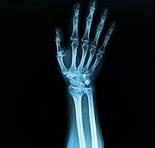
#> input picture coding/files/01_radiografia_mano_c.jpeg, 155 x 148 px
$ python 01_pso_global.py
#> lines starting #> are read from the running program, lines starting #| are printed output that depends on the picture
# PSO ENFOQUE GLOBAL PARA LA MEJORA DE IMAGENES CON LA FUNCION SIGMOIDE
import numpy as np
import random
from PIL import Image

# FUNCION PARA CALCULAR LA ENTROPIA DE UNA IMAGEN
def calcularEntropia(imagen):
    histograma, _ = np.histogram(imagen, bins=256, range=(0, 256), density=True)
    histograma = histograma[histograma > 0]  # Ignorar las probabilidades cero
    entropia = -np.sum(histograma * np.log2(histograma))
    return entropia

# FUNCION PARA APLICAR LA SIGMOIDE A LA IMAGEN
def aplicarSigmoide(imagenOriginal, alpha, delta):
    imagenGrises = imagenOriginal.convert("L")  # Convertir a escala de grises
    datos = np.asarray(imagenGrises) / 255.0    # Convertir la imagen a un array y normalizar de 0 a 1

    sigmoide = 1 / (1 + np.exp(-alpha * (delta -  datos)))  # Aplicar la funcion sigmoide
    imagen_transformada = np.uint8(sigmoide * 255) # Reescalar los pixeles de 0 a 255
    return imagen_transformada

# FUNCION OBJETIVO PARA CALCULAR LA ENTROPIA DE UNA IMAGEN SIGMOIDE
def calcularAptitud(imagenOriginal, variables):
    alpha = variables[0]  # Factor de contraste
    delta = variables[1]  # Punto medio de la curva
    imagenConSigmoide = aplicarSigmoide(imagenOriginal, alpha, delta) # Primero aplicar la funcion sigmoide a la imagen original
    aptitud = calcularEntropia(imagenConSigmoide) # Calcular la entropia de la imagen con sigmoide generada anteriormente
    return - aptitud # Se cambia el signo de la aptitud para que en lugar de minimizar se haga la maximizacion de la FO

#############################################################################################################################################################
# CARGAR LA IMAGEN ORIGINAL
ruta_imagen = "../files/01_radiografia_mano_c.jpeg"
imagenOriginal = Image.open(ruta_imagen)
#> imagenOriginal is the input picture: PIL image 155x148 RGB; mean R, G, B 16.2, 26.6, 32.2
print("La Entropia de la Imagen Original es:", round(calcularEntropia(imagenOriginal), 4))
#> in calcularEntropia, `histograma, _ = np.histogram(imagen, bins=256, range=(0, 256), density..`: histograma = 256 values, max 0.161 at index 2, min 0.000276 at index 253, mean 0.00391
#> in calcularEntropia, `entropia = -np.sum(histograma * np.log2(histograma))`: entropia = 4.76
#| La Entropia de la Imagen Original es: 4.7623

#############################################################################################################################################################
# PARAMETROS PARA LA FUNCION DEL ALGORITMO PSO GLOBAL
li = [0, 0]
ls = [10, 1]
w = 0.5
c1 = 2
c2 = 2
maxIteracion = 4
numParticulas = 150

#############################################################################################################################################################
# GENERAR CUMULO INICIAL
cumuloIncial = []
for i in range(numParticulas):
    arregloX = []  # Arreglo para guardar los valores de las variables
    arregloV = []  # Arreglo para guardar los valores de V
    for j in range(2):
        rand = random.random()
        x = round(li[j] + (rand) * (ls[j] - li[j]), 2)
        d = ls[j] - li[j]
        v = round(-d + 2 * rand * d, 2)
        arregloV.append(v)
        arregloX.append(x)
    cumuloIncial.append((arregloX, arregloV))

#############################################################################################################################################################
# EVALUACION EN FO
cumulo = []
for i in range(numParticulas):
    aptitud = round(calcularAptitud(imagenOriginal, cumuloIncial[i][0]), 2)
    x1 = cumuloIncial[i][0][0]
    x2 = cumuloIncial[i][0][1]
    v1 = cumuloIncial[i][1][0]
    v2 = cumuloIncial[i][1][1]
    cumulo.append(((x1, x2), (v1, v2), aptitud))
#> this loop made 150 passes
#> aptitud on passes 1 to 12: -1.79, -4.33, -3.75, -4.01, -2.98, -2.77, -2.92, -4.36, -1.04, -1.42, -2.87, -1.99
#> aptitud on pass 21: 0
#> pass 1, in aplicarSigmoide, `imagenGrises = imagenOriginal.convert("L")`:
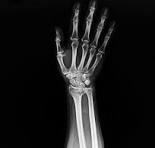
#> imagenGrises: PIL image 155x148 L; min 0, max 250, mean 24.1
#> pass 1, in aplicarSigmoide, `sigmoide = 1 / (1 + np.exp(-alpha * (delta -  datos)))`:
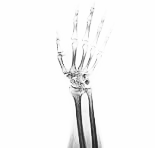
#> sigmoide: shape (148, 155) float64; min 0.135, max 0.998, mean 0.966
#> after the loop, cumulo = 150 items

#############################################################################################################################################################
# ASIGNAR POSICIONES VISITADAS A xpBEST
xpBEST = []
for i in range(numParticulas):
    xpBEST.append(cumuloIncial[i][0])

#############################################################################################################################################################
# CICLO PRINCIPAL DEL ALGORITMO PSO CON ENFOQUE GLOBAL
xgBEST = []
for iteracion in range(maxIteracion):
    aptitudes = [individuo[2] for individuo in cumulo]
    particulaMenorAptitud = aptitudes.index(max(aptitudes))
    minimaAptitud = cumulo[particulaMenorAptitud][2]
    print("La Generacion Actual es:", iteracion, ", Mejor valor actual:", cumulo[particulaMenorAptitud])
    #####################################################################################################################################################
    # DETERMINAR xgBEST
    aptitudes = [particula[2] for particula in cumulo]  # Obtener las aptitudes del cumulo
    particulaMenorAptitud = aptitudes.index(min(aptitudes))  # Obtener el indice del individuo con la menor aptitud
    xgBEST = cumulo[particulaMenorAptitud][0]

    #####################################################################################################################################################
    # ACTUALIZAR LA VELOCIDAD Y POSICION DE LAS PARTICULAS
    nuevoCumulo = []
    for i in range(numParticulas):
        nuevoArregloX = []  # Arreglo para guardar los nuevos valores de las variables
        nuevoArregloV = []  # Arreglo para guardar los nuevos valores de v
        for j in range(2):
            r1 = random.random()
            r2 = random.random()
            nuevaV = round(w * cumulo[i][1][j] + c1*r1*(xpBEST[i][j] - cumulo[i][0][j]) + c2*r2*(xgBEST[j] -  cumulo[i][0][j]), 2)
            nuevaX = round(cumulo[i][0][j] + nuevaV, 2)
            nuevoArregloX.append(nuevaX)
            nuevoArregloV.append(nuevaV)
        nuevoCumulo.append((nuevoArregloX, nuevoArregloV))

    #####################################################################################################################################################
    # RECTIFICAR LA VIOLACION DE RESTRICCIONES DE DOMINIO
    for i in range(numParticulas):
        for j in range(2):
            if nuevoCumulo[i][0][j] < li[j] or nuevoCumulo[i][0][j] > ls[j]:  # Si los nuevos valores no estan dentro de los limites
                rand = random.random()
                nuevoValor = round(li[j] + rand * (ls[j] - li[j]), 2)
                d = ls[j] - li[j]
                nuevaVelocidad = round(-d + 2 * rand * d, 2)
                nuevoCumulo[i][0][j] = nuevoValor
                nuevoCumulo[i][1][j] = nuevaVelocidad

    #####################################################################################################################################################
    # EVALUACION DE LAS NUEVAS POSICIONES DE LAS PARTICULAS
    cumuloFinal = []
    for i in range(numParticulas):
        aptitud = round(calcularAptitud(imagenOriginal, nuevoCumulo[i][0]), 2)  # Calcular la aptitud de la particula
        x1 = nuevoCumulo[i][0][0]
        x2 = nuevoCumulo[i][0][1]
        v1 = nuevoCumulo[i][1][0]
        v2 = nuevoCumulo[i][1][1]
        cumuloFinal.append(((x1, x2), (v1, v2), aptitud))  # Dar formato a la nueva particula

    #####################################################################################################################################################
    # ACTUALIZAR LAS MEJORES POSICIONES DE LAS PARTICULAS
    for i in range(numParticulas):
        if cumuloFinal[i][2] < cumulo[i][2]:  # Si el valor de la nueva aptitud es mejor que el que se tenia
            xpBEST[i] = cumuloFinal[i][0]
    # Actualiza el cumulo con el cumuloFinal
    cumulo = cumuloFinal
#> this loop made 4 passes
#> (minimaAptitud, xgBEST) on pass 1: (0, (6.18, 0.25))
#| La Generacion Actual es: 0 , Mejor valor actual: ((0.01, 0.49), (-9.98, -0.01), 0.0)
#| La Generacion Actual es: 1 , Mejor valor actual: ((0.03, 0.02), (-9.94, -0.3), -0.63)
#| La Generacion Actual es: 2 , Mejor valor actual: ((9.4, 0.94), (7.33, 0.87), -1.1)
#| La Generacion Actual es: 3 , Mejor valor actual: ((0.09, 0.39), (-9.56, 0.37), -1.05)
#> pass 1, in aplicarSigmoide (call 151), `sigmoide = 1 / (1 + np.exp(-alpha * (delta -  datos)))`:
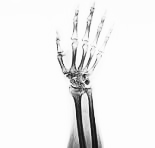
#> sigmoide: shape (148, 155) float64; min 0.0672, max 0.993, mean 0.941
#> pass 1, in aplicarSigmoide (call 152), `sigmoide = 1 / (1 + np.exp(-alpha * (delta -  datos)))`:
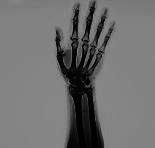
#> sigmoide: shape (148, 155) float64; min 0.00335, max 0.53, mean 0.439

#############################################################################################################################################################
# Mostrar el resultado final despues de todas las iteraciones
aptitudes = [particula[2] for particula in cumulo]
menorAptitud = aptitudes.index(min(aptitudes))
minimaAptitud = cumulo[menorAptitud][2]
print("\nLa Mejor Particula es:", cumulo[menorAptitud])
#| La Mejor Particula es: ((5.48, 0.24), (-1.33, -0.04), -4.37)
print("Su aptitud es:", - minimaAptitud) # Se cambia el signo para que el valor de salida de la entropia sea positivo
#| Su aptitud es: 4.37
